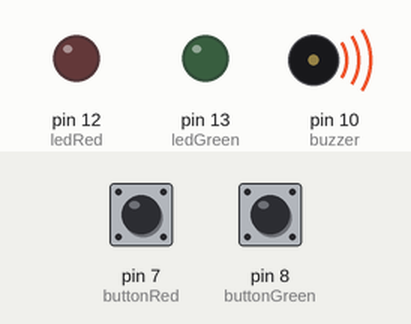
The sketch below on a simulated Arduino Uno, built with avr-gcc and run on an emulated ATmega328P. Shown: output pins drawn as LEDs (lit = HIGH), buzzer (waves = sounding). The test bench sets the inputs (shaded band); at power-on: pin 7 (buttonRed) LOW, pin 8 (buttonGreen) LOW. Random numbers use the default seed unless the sketch sets one.

Above: at 7.6 s.
7.7 s: pin 7 (buttonRed) pulled HIGH for 0.2 s
At 8.1 s:
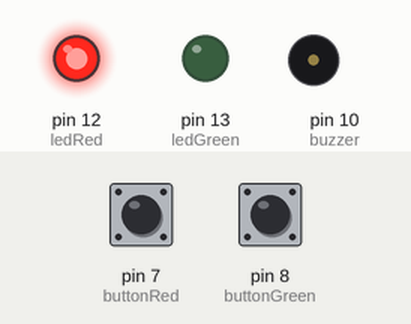
At 8.7 s:
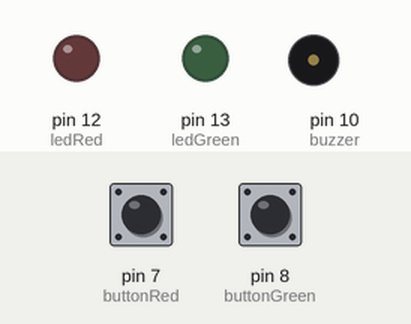
9.7 s: pin 8 (buttonGreen) pulled HIGH for 3.2 s
At 11.8 s:
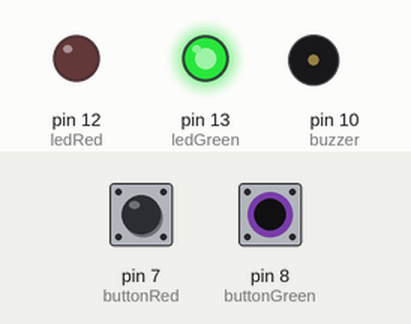
Timing chart, 0 to 19.5 s (numbered marks = the images above; inputs shaded):
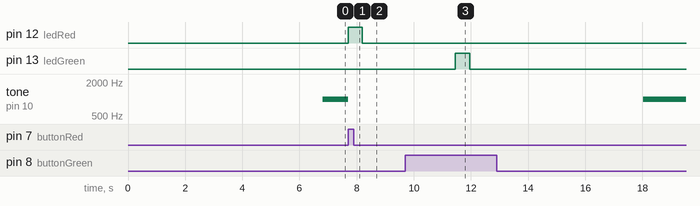

Measured:
- after the input at 7.7 s, pin 12 (ledRed): LOW → HIGH at once, → LOW 0.50 s later; tone on pin 10 (buzzer): 1000 Hz → silent at once
- after the input at 9.7 s, pin 13 (ledGreen): LOW → HIGH after 1.7 s, → LOW 0.50 s later

The sketch:

sketch_mar12a.ino
```cpp
//LEDs
const int ledGreen = 13;
const int ledRed = 12;

const int buzzer = 10;

//Buttons
const int buttonGreen = 8;
const int buttonRed = 7;

void setup() {
  pinMode(ledGreen, OUTPUT);
  pinMode(ledRed, OUTPUT);
  pinMode(buzzer, OUTPUT);
  pinMode(buttonGreen, INPUT);

}

void loop() {
  delay(random(2000, 8000));
  tone(buzzer, 1000);
  while (true){
     if(digitalRead(buttonGreen) == HIGH){
      digitalWrite(ledGreen, HIGH);
      noTone(buzzer);
      break;
    }
    if(digitalRead(buttonRed) == HIGH){
      digitalWrite(ledRed, HIGH);
      noTone(buzzer);
      break;
    }
  }
  delay(500);
  digitalWrite(ledGreen, LOW);
  digitalWrite(ledRed, LOW);
}
```
